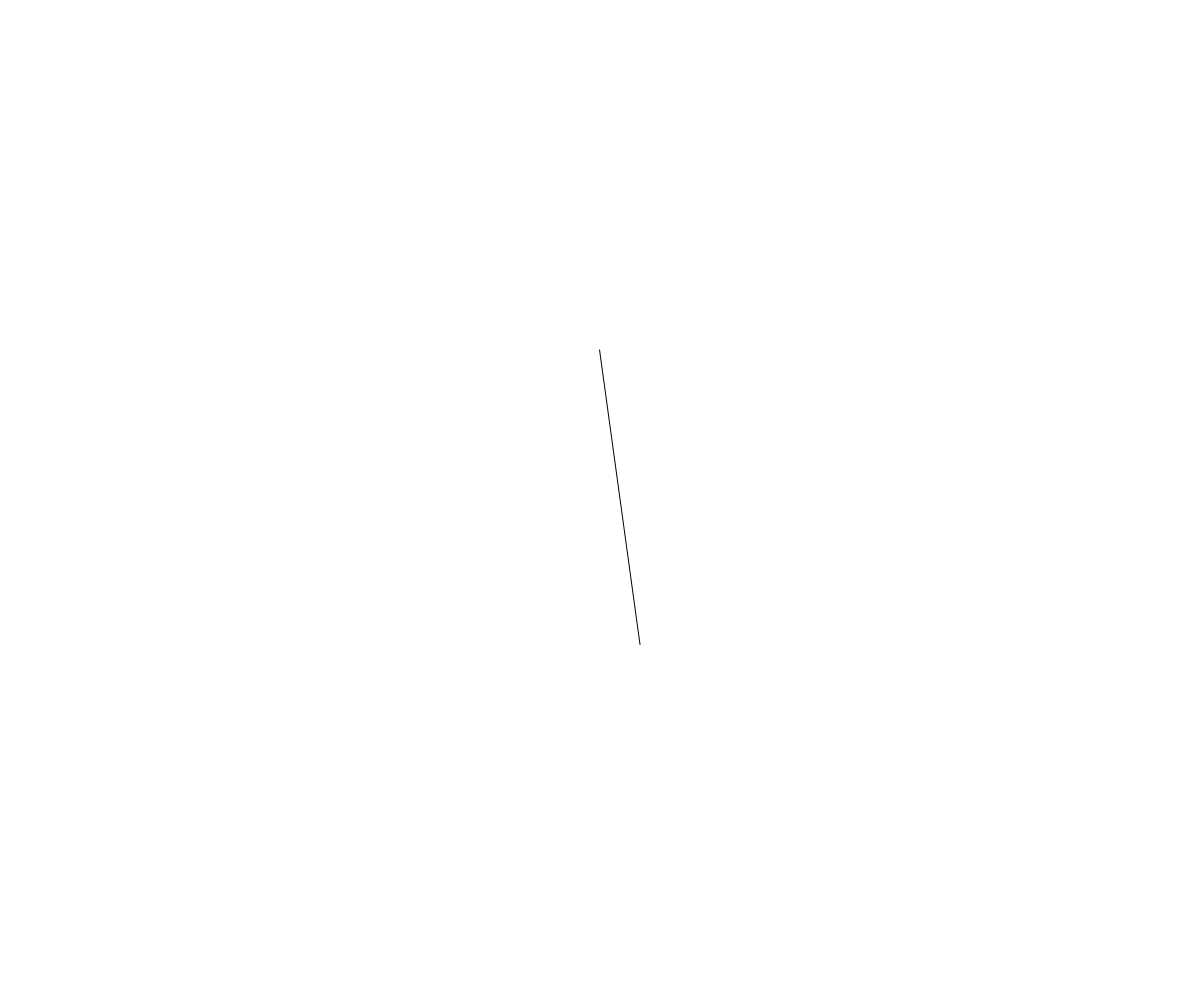
Frame 1 (no input)
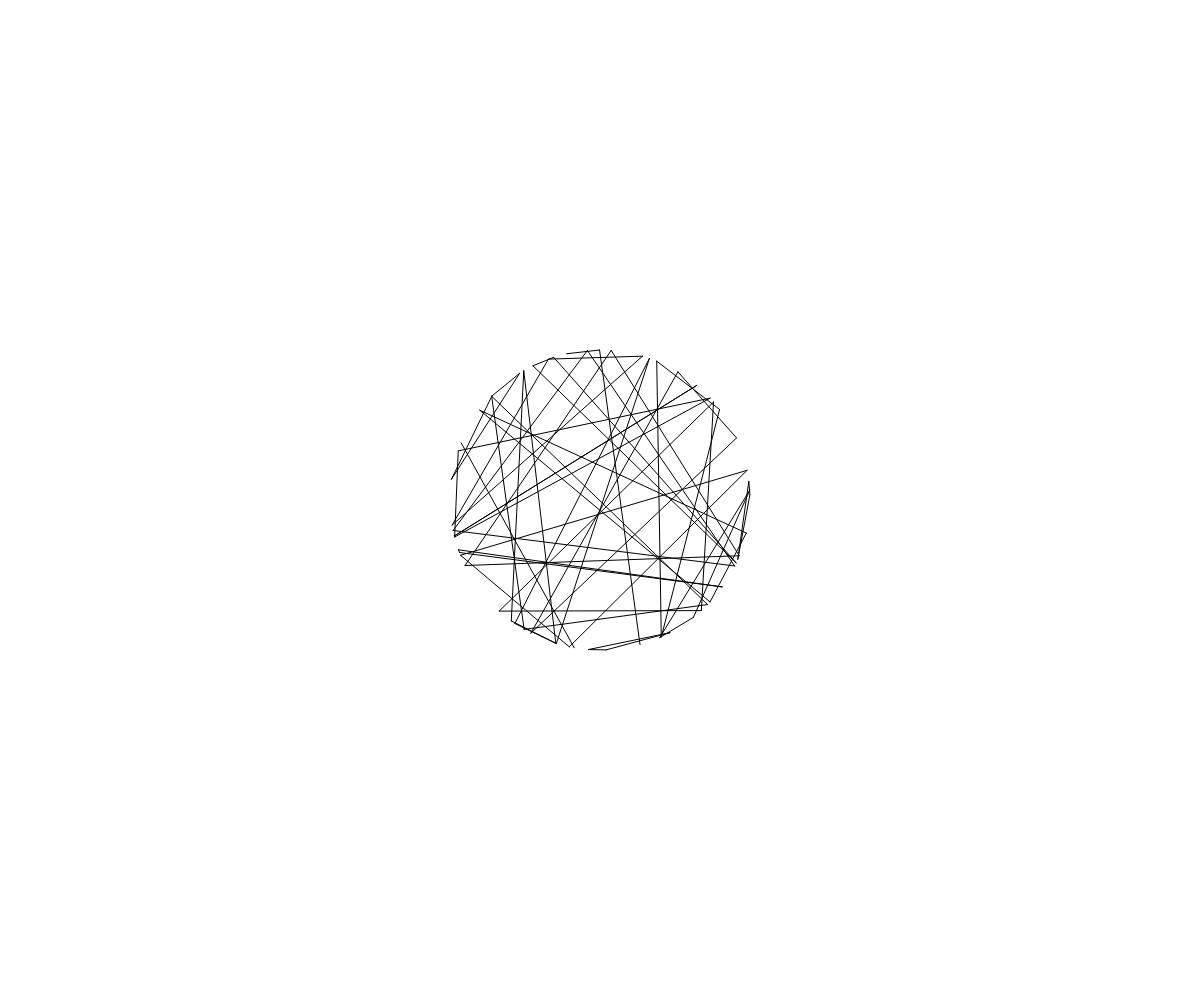
Frame 60 (no input)
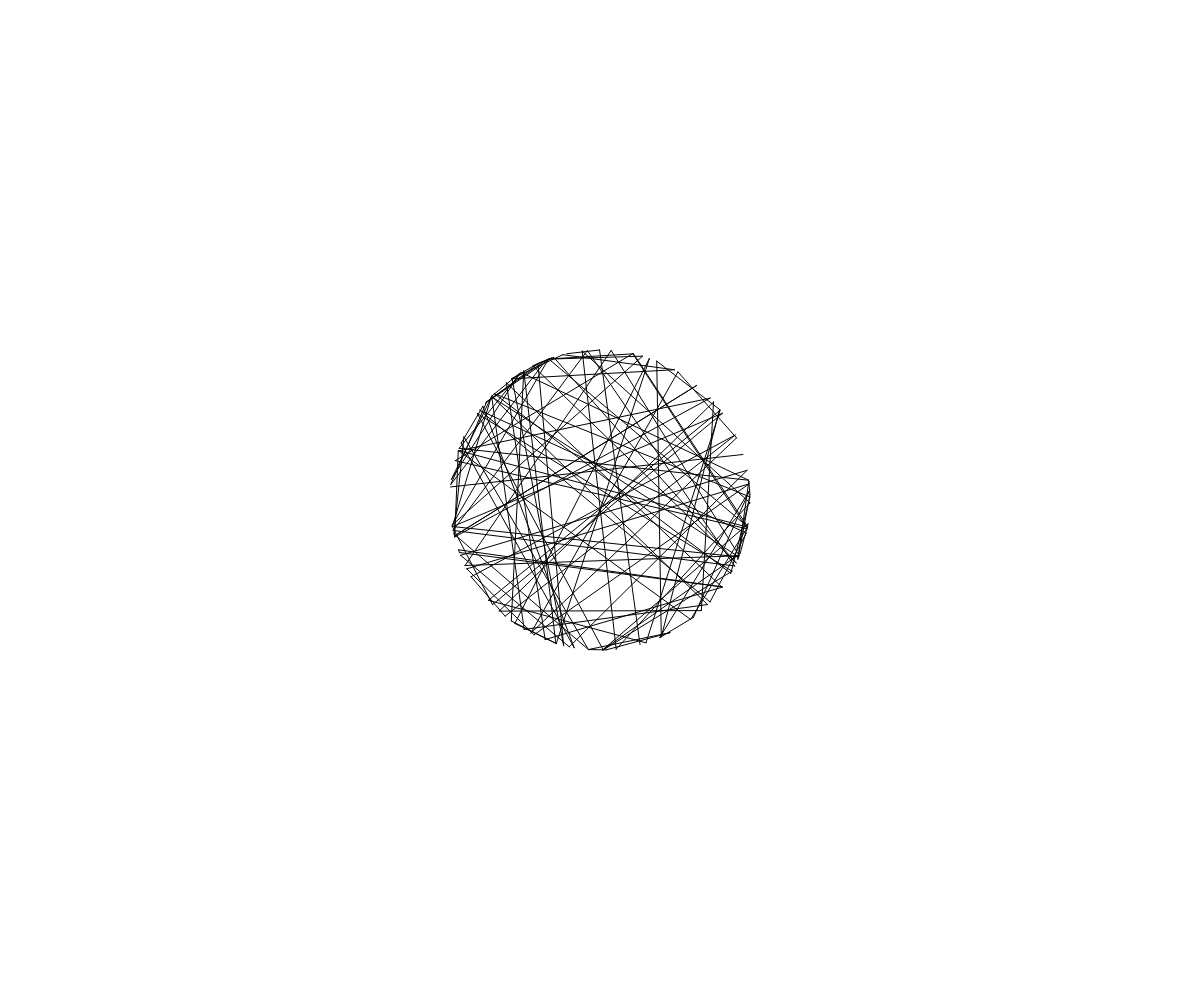
Frame 120 (the mouse pressed at the canvas centre since frame 60)

The p5.js sketch that drew these frames (run headless with seeded random() and noise() and a simulated clock; from frame 60 on, the mouse is pressed at the canvas centre):

// p5.js sketch
// ── sketch.js
let c;

function setup() {
  background(220);
  createCanvas(windowWidth, windowHeight);

  rad = windowWidth / 8;
  t = new TriangleOnCircle({ x: windowWidth / 2, y: windowHeight / 2 }, rad);
  r = 0;
  g = 0;
  b = 0;
}

function draw() {
  frameRate(60);
  switch (frameCount % 3) {
    case 0:
      line(t.points[0].x, t.points[0].y, t.points[1].x, t.points[1].y);
      break;
    case 1:
      line(t.points[1].x, t.points[1].y, t.points[2].x, t.points[2].y);
      break;
    case 2:
      line(t.points[2].x, t.points[2].y, t.points[0].x, t.points[0].y);
      t = new TriangleOnCircle(
        { x: windowWidth / 2, y: windowHeight / 2 },
        rad
      );
    // rad = rad * 1.002;
  }
  if (frameCount % 1000 === 0) {
    if (r === 0) {
      r = 255;
      g = 255;
      b = 255;
    } else {
      r = 0;
      g = 0;
      b = 0;
    }
    stroke(r, g, b);
  }
}

// ── triangle.js
class TriangleOnCircle {
  constructor(center, radius) {
    this.points = [];
    for (let i = 0; i < 3; i++) {
      let angle = random(0, 2 * PI);
      this.points.push({
        x: center.x + radius * cos(angle),
        y: center.y + radius * sin(angle),
      });
    }
  }
}
